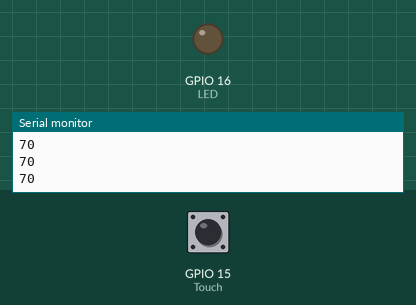
Recording of a sketch running on a simulated ESP32. On the bench: output pins drawn as LEDs (lit = HIGH), the last lines printed to the serial monitor. The test bench sets the inputs (shaded band); at power-on: GPIO 15 (Touch) HIGH. Pins used as bus, display or sensor lines are not drawn.

Above: at 2.2 s.
2.3 s: GPIO 15 (Touch) pulled LOW for 0.15 s
At 2.38 s:
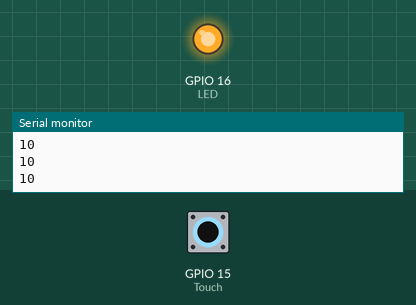
3.9 s: GPIO 15 (Touch) pulled LOW for 3.2 s
At 7.6 s:
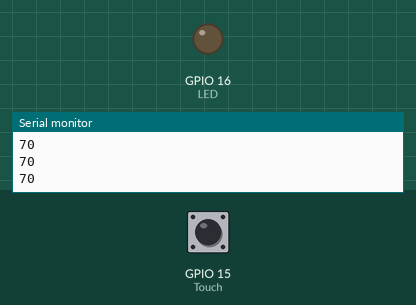
Timing chart, 0 to 9.1 s (numbered marks = the images above; inputs shaded):
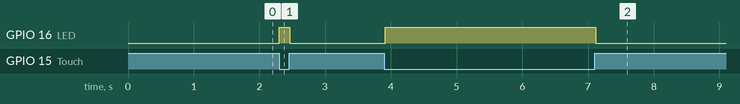

The sketch:

TouchRead.ino
```cpp
//-----------VARIÁVEIS DE DIMMERIZAÇÃO---------------//

int LED     = 16; //pino do LED Touch
int SSR     = 17; //pino do SSR
int Touch        = T3; //pino com sensor touch
int CapacitanciaMaxima = 40; //valor máximo da capacitância via calibragem

//--------------------------------------------------//

void setup()
{

  Serial.begin(115200);
  delay(1000);
  pinMode(LED, OUTPUT);
  pinMode(SSR, OUTPUT);

}

void loop()
{

  Serial.println(touchRead(Touch));
  int mediaT3 = 0;
  //faz 100 leituras de cada sensor touch e calcula a média do valor lido
  for (int i = 0; i < 100; i++)
  {
    mediaT3 += touchRead(Touch);
  }

  mediaT3 = mediaT3 / 100;

  /*verifica se o valor médio lido no pinoTouchOn é menor que a capacitância máxima
     definida e maior que a mínima, acionando o relé SSR
  */
  if (mediaT3 < CapacitanciaMaxima)
  {
    digitalWrite(LED, HIGH);
    digitalWrite(SSR, LOW);
  }
  else {
    digitalWrite(LED, LOW);
    digitalWrite(SSR, HIGH);
  }
  delay(10);

}
```

Measured:
- after the input at 2.3 s, GPIO 16 (LED): LOW → HIGH at once, → LOW 0.16 s later
- after the input at 3.9 s, GPIO 16 (LED): LOW → HIGH at once, → LOW 3.2 s later
